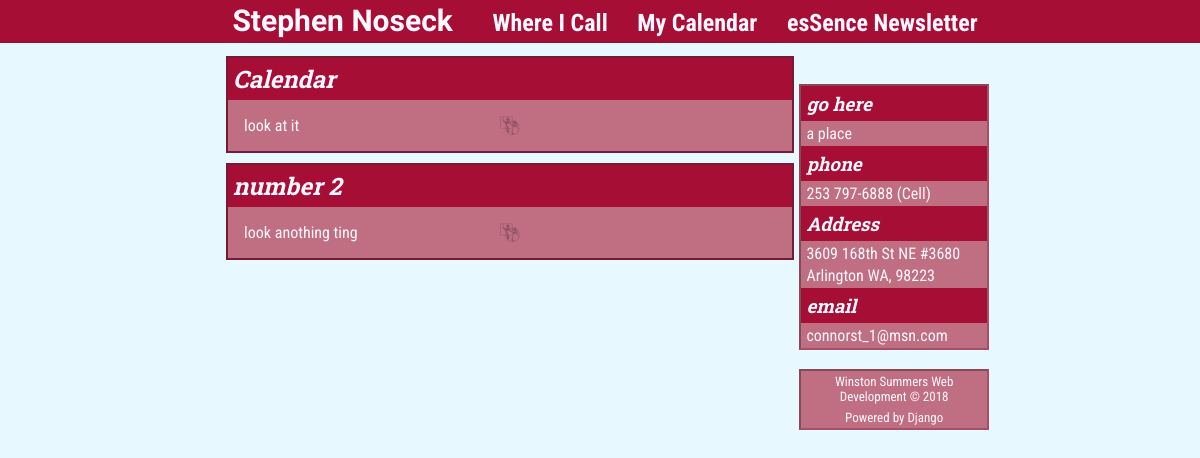
Screenshot of /calendar/ with the database file from the repository.
### Stevie/models.py (models this page shows, shortened)
class Post(models.Model):
    HOME = 'HM'
    VENUES = 'VN'
    CALENDAR = 'CL'
    NEWSLETTER = 'NL'
    SIDEBAR = 'SB'
    CONTACT_INFO = 'CI'
    PAGE_INDEX = (
        (HOME, 'Home'),
        (VENUES, 'Venues'),
        (CALENDAR, 'Calendar'),
        (NEWSLETTER, 'Newsletter'),
        (SIDEBAR, 'Sidebar'),
        (CONTACT_INFO, 'Contact Info')
    )
    title = models.CharField(max_length=100, blank=True, null=True)
    text = models.TextField(blank=True, null=True)
    page = models.CharField(max_length=2, choices=PAGE_INDEX)
    address = models.CharField(max_length=100, blank=True, null=True)
    venue = models.CharField(max_length=100, blank=True, null=True)
    letter = models.FileField(upload_to='newsletters', blank=True, null=True)

### Stevie/views.py (the view)
# urls.py: path('calendar/', views.calendar, name='calendar'),
def calendar(request):
    side = Post.objects.filter(page='SB')
    info = Post.objects.filter(page='CI')
    post = Post.objects.filter(page='CL')
    context = {'post' : post, 'title': '-- Calendar', 'side': side, 'info': info,}
    return render(request, 'Stevie/index.html', context)

### Stevie/templates/Stevie/index.html (shortened to what this page needs)
{% extends 'layout.html' %}
{% block content %}
    {% if post %}
        <div>
            {% for p in post %}
                <section>
                    <h1>{{ p.title }}</h1>
                    <div class="text">
                        <p>{{ p.text|linebreaks }}</p>
                    </div>
                </section>
            {% endfor %}
        </div>
    {% else %}
        <p style="display: none">There isn't anything here...</p>
    {% endif %}
{% endblock content %}

### Stevie/templates/Stevie/sidebar.html
<div>
    {% if side %}
        {% for s in side %}
            <section>
                <h3>{{ s.title }}</h3>
                <p>{{ s.text|linebreaks }}</p>
            </section>
        {% endfor %}
    {% else %}
        <p style="display: none">no links</p>
    {% endif %}
    {% if info %}
        {% for i in info %}
            <section>
                <h3>{{ i.title }}</h3>
                <p>{{ i.text|linebreaks }}</p>
            </section>
        {% endfor %}
    {% else %}
        <p style="display: none">no contact info</p>
    {% endif %}
</div>
<br>
<div class="foot">
    {% include 'Stevie/footer.html' %}
</div>

### Stevie/static/styles.css (style rules this page uses)
body { background-color: #e8f8ff; background-image: url("https://www.transparenttextures.com/patterns/ag-square.png"); text-align: center; color: #fff8ff; font-family: 'Roboto Condensed', sans-serif; }
h1, h2, h3, h4, h5, h6 { font-family: 'Roboto Slab', serif; }
.content p { margin: 16px; }
.text { background-image: url("./background.png"); background-size: contain; background-repeat: no-repeat; background-position: bottom; }
section { border: 2px solid #741C35; background-color: #c06f82; margin-top: 10px; text-align: left; overflow: auto; }
section h1, h3 { background-color: #a60e35; font-weight: bold; font-stretch: expanded; font-style: italic; margin: 0; padding: 5px; }
.side section { background-image: none; border: none; margin: 0; }
.side div { background-color: #c06f82; border: rgba(116, 28, 53, 0.356) inset 2px; }
.side p { margin: 3px 5px; }

### rows the page displays
Post: title "Calendar", text "look at it"
Post: title "number 2", text "look anothing ting"
Post: title "go here", text "a place"
Post: title "phone", text "253 797-6888 (Cell)"
Post: title "Address", text "3609 168th St NE #3680 Arlington WA, 98223"
Post: title "email", text "connorst_1@msn.com"
